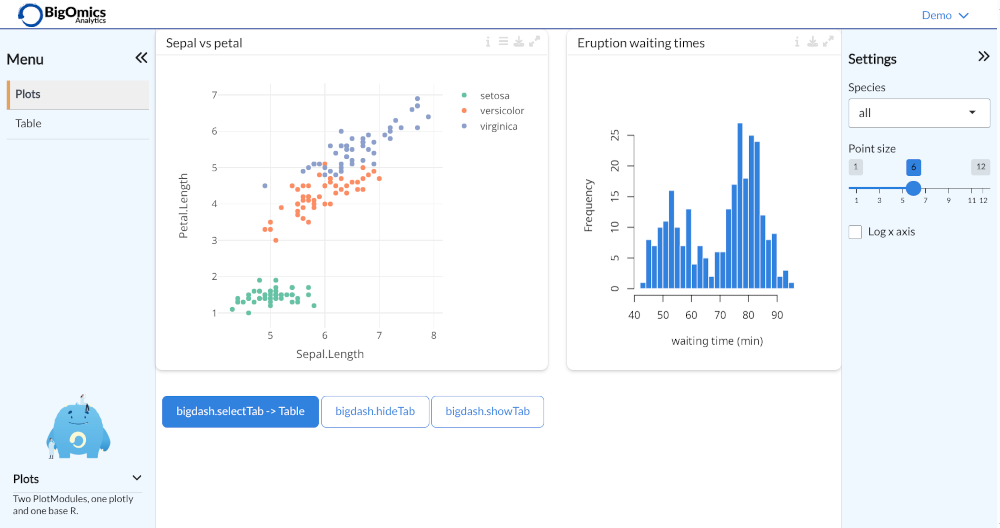

Here is the R script that generated this plot:
## A complete BigOmics-looking dashboard built from bigdash alone.
##
## Nothing here comes from Omics Playground: no opt, no FILES, no pgx object,
## no sourced components/ tree. Just `library(bigdash)` and base R datasets.
##
##   Rscript inst/examples/standalone.R          # run it
##   SMOKE=TRUE Rscript inst/examples/standalone.R   # render-only self-check
library(shiny)
library(bigdash)

ui <- bigPage(
  title = "bigdash standalone",
  navbar = navbar(
    tags$img(src = "assets/img/bigomics.png", height = "30"),
    center = NULL,
    left = NULL,
    navbarDropdown(
      "Demo",
      navbarDropdownTab("Plots", "plots-tab"),
      navbarDropdownTab("Table", "table-tab")
    )
  ),
  sidebar = sidebar(
    "Menu",
    sidebarItem("Plots", "plots-tab"),
    sidebarItem("Table", "table-tab")
  ),
  settings = settings("Settings"),
  sidebarHelp(
    sidebarTabHelp("plots-tab", "Plots", "Two PlotModules, one plotly and one base R."),
    sidebarTabHelp("table-tab", "Table", "A TableModule over the iris data.")
  ),
  bigTabs(
    bigTabItem(
      "plots-tab",
      ## Per-tab settings: bigdash moves .tab-settings into the drawer on load.
      tabSettings(
        selectInput("species", "Species",
          choices = c("all", levels(iris$Species)), selected = "all"
        ),
        sliderInput("size", "Point size", min = 1, max = 12, value = 6),
        checkboxInput("logscale", "Log x axis", FALSE)
      ),
      bslib::layout_columns(
        col_widths = c(7, 5),
        row_heights = list("420px"),
        class = "p-3",
        PlotModuleUI(
          "scatter",
          title = "Sepal vs petal",
          info.text = "Petal length against sepal length for the iris data.",
          info.methods = "plotly scatter, coloured by species.",
          info.references = list(list(
            "Fisher R.A. (1936) The use of multiple measurements in taxonomic problems.",
            "https://doi.org/10.1111/j.1469-1809.1936.tb02137.x"
          )),
          caption = "Each point is one flower. Use the settings drawer to filter by species.",
          plotlib = "plotly",
          download.fmt = c("png", "pdf", "csv"),
          height = c(380, 800),
          options = tagList(
            checkboxInput("show_fit", "Show linear fit", FALSE)
          )
        ),
        PlotModuleUI(
          "hist",
          title = "Eruption waiting times",
          info.text = "Distribution of waiting times between Old Faithful eruptions.",
          caption = "Base R histogram, to show a non-htmlwidget plotlib.",
          plotlib = "base",
          download.fmt = c("png", "pdf"),
          height = c(380, 800)
        )
      ),
      div(
        class = "p-2",
        ## The server-side navigation API, same calls Omics Playground makes.
        actionButton("goto_table", "bigdash.selectTab -> Table", class = "btn btn-primary btn-sm"),
        actionButton("hide_table", "bigdash.hideTab", class = "btn btn-outline-primary btn-sm"),
        actionButton("show_table", "bigdash.showTab", class = "btn btn-outline-primary btn-sm")
      )
    ),
    bigTabItem(
      "table-tab",
      tabSettings(
        numericInput("nrows", "Rows", value = 150, min = 5, max = 150, step = 5)
      ),
      div(
        class = "p-3",
        TableModuleUI(
          "tbl",
          title = "Iris measurements",
          info.text = "The raw iris data behind the scatter plot.",
          caption = "Sortable and searchable; the zoom button opens it fullscreen.",
          height = c(560, 800)
        )
      )
    )
  )
)

server <- function(input, output, session) {
  iris_subset <- reactive({
    d <- iris
    if (!is.null(input$species) && input$species != "all") {
      d <- d[d$Species == input$species, , drop = FALSE]
    }
    d
  })

  PlotModuleServer(
    "scatter",
    plotlib = "plotly",
    csvFunc = iris_subset,
    func = function() {
      d <- iris_subset()
      p <- plotly::plot_ly(
        d,
        x = ~Sepal.Length, y = ~Petal.Length, color = ~Species,
        type = "scatter", mode = "markers",
        marker = list(size = input$size)
      )
      if (isTRUE(input$logscale)) {
        p <- plotly::layout(p, xaxis = list(type = "log"))
      }
      if (isTRUE(input$show_fit)) {
        fit <- lm(Petal.Length ~ Sepal.Length, data = d)
        p <- plotly::add_lines(p,
          x = d$Sepal.Length, y = fitted(fit),
          inherit = FALSE, name = "fit", line = list(color = "black")
        )
      }
      p
    },
    download.fmt = c("png", "pdf", "csv")
  )

  PlotModuleServer(
    "hist",
    plotlib = "base",
    csvFunc = function() faithful,
    func = function() {
      hist(faithful$waiting,
        breaks = 20, col = "#3181de", border = "white",
        main = "", xlab = "waiting time (min)"
      )
    },
    download.fmt = c("png", "pdf")
  )

  TableModuleServer(
    "tbl",
    func = function() {
      n <- if (is.null(input$nrows)) 150 else input$nrows
      DT::datatable(head(iris, n), selection = "single")
    }
  )

  observeEvent(input$goto_table, bigdash.selectTab(session, "table-tab"))
  observeEvent(input$hide_table, bigdash.hideTab(session, "table-tab"))
  observeEvent(input$show_table, bigdash.showTab(session, "table-tab"))
}

if (isTRUE(as.logical(Sys.getenv("SMOKE")))) {
  html <- as.character(htmltools::renderTags(ui)$html)

  ## the page and both modules render
  stopifnot(
    grepl("plotmodule-header", html),
    grepl("tablemodule-header", html),
    grepl("sidebar-container", html),
    grepl("settings-container", html)
  )

  ## editor = TRUE without a host app degrades to no editor, it does not error
  warned <- FALSE
  withCallingHandlers(
    PlotModuleUI("p", editor = TRUE),
    warning = function(w) {
      warned <<- TRUE
      invokeRestart("muffleWarning")
    }
  )
  stopifnot(warned)

  ## ...and the hooks actually get consulted
  options(bigdash.tspan = function(text, js = TRUE) paste0("XX", text))
  on.exit(options(bigdash.tspan = NULL))
  stopifnot(grepl("XXHooked", as.character(TableModuleUI("t", title = "Hooked"))))

  message("smoke: bigdash standalone app renders, no Omics Playground present")
} else {
  shinyApp(ui, server, options = list(port = 8080, launch.browser = FALSE))
}
